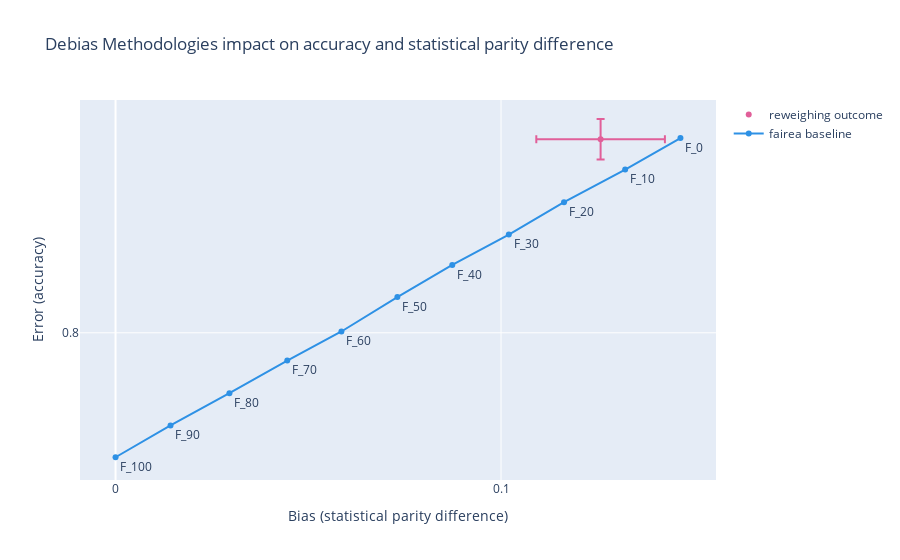

The notebook cell this image was saved under:
### Code cell
random_forest_bias.show_fairea_graph("accuracy", "statistical parity difference")

### Figure 1 — Plotly figure (JSON) as saved in the notebook; plotly's stock layout.template omitted (floating-point values rounded to 4 significant figures)
{"data": [{"error_x": {"array": [-0.01668], "type": "data"}, "error_y": {"array": [-0.005898], "type": "data"}, "marker": {"color": "#E15F99"}, "mode": "markers", "name": "reweighing outcome", "showlegend": true, "type": "scatter", "x": [0.1258], "y": [0.8563]}, {"line": {"color": "#2E91E5"}, "mode": "lines+markers+text", "name": "fairea baseline", "showlegend": true, "text": ["F_0", "F_10", "F_20", "F_30", "F_40", "F_50", "F_60", "F_70", "F_80", "F_90", "F_100"], "textposition": "bottom right", "type": "scatter", "x": [0.1465, 0.1322, 0.1163, 0.102, 0.08735, 0.07311, 0.05859, 0.04455, 0.02954, 0.01426, 0], "y": [0.8567, 0.8475, 0.838, 0.8286, 0.8198, 0.8104, 0.8004, 0.7919, 0.7824, 0.773, 0.7638]}], "layout": {"title": {"text": "Debias Methodologies impact on accuracy and statistical parity difference"}, "xaxis": {"dtick": 0.1, "tick0": 0, "title": {"text": "Bias (statistical parity difference)"}}, "yaxis": {"dtick": 0.1, "tick0": 0, "title": {"text": "Error (accuracy)"}}}}
